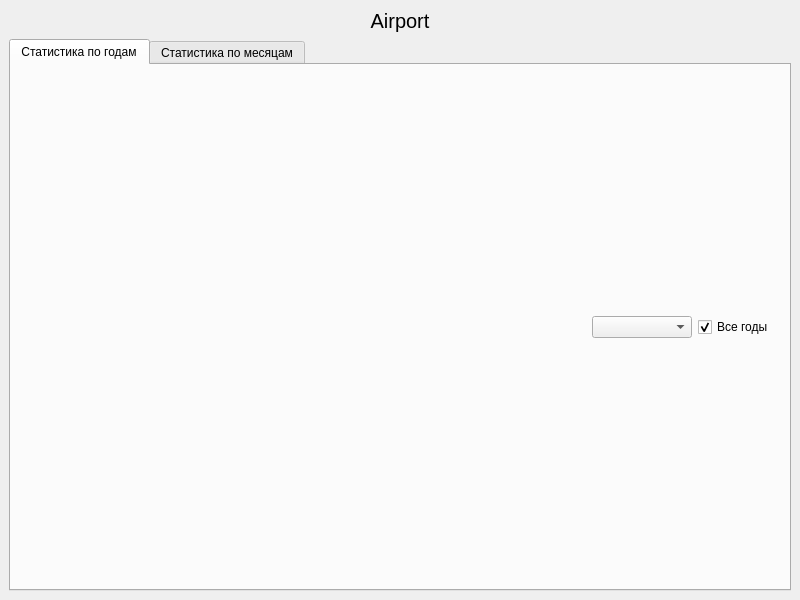
<?xml version="1.0" encoding="UTF-8"?>
<ui version="4.0">
 <class>Statistic</class>
 <widget class="QMainWindow" name="Statistic">
  <property name="geometry">
   <rect>
    <x>0</x>
    <y>0</y>
    <width>800</width>
    <height>600</height>
   </rect>
  </property>
  <property name="windowTitle">
   <string>Диаграмма загруженности аэропорта</string>
  </property>
  <widget class="QWidget" name="centralwidget">
   <layout class="QGridLayout" name="gridLayout_2">
    <item row="0" column="0">
     <widget class="QLabel" name="lb_airport">
      <property name="font">
       <font>
        <pointsize>15</pointsize>
       </font>
      </property>
      <property name="text">
       <string>Airport</string>
      </property>
      <property name="alignment">
       <set>Qt::AlignCenter</set>
      </property>
     </widget>
    </item>
    <item row="1" column="0">
     <widget class="QTabWidget" name="tabWidget">
      <property name="currentIndex">
       <number>0</number>
      </property>
      <widget class="QWidget" name="tab_year">
       <attribute name="title">
        <string>Статистика по годам</string>
       </attribute>
       <layout class="QGridLayout" name="gridLayout_3">
        <item row="1" column="0">
         <spacer name="horizontalSpacer_1">
          <property name="orientation">
           <enum>Qt::Horizontal</enum>
          </property>
          <property name="sizeHint" stdset="0">
           <size>
            <width>40</width>
            <height>20</height>
           </size>
          </property>
         </spacer>
        </item>
        <item row="2" column="0" colspan="4">
         <layout class="QGridLayout" name="ch_year"/>
        </item>
        <item row="1" column="2">
         <widget class="QCheckBox" name="cb_all_years">
          <property name="text">
           <string>Все годы</string>
          </property>
          <property name="checked">
           <bool>true</bool>
          </property>
         </widget>
        </item>
        <item row="1" column="1">
         <widget class="QComboBox" name="cb_year_1">
          <property name="sizePolicy">
           <sizepolicy hsizetype="Fixed" vsizetype="Fixed">
            <horstretch>0</horstretch>
            <verstretch>0</verstretch>
           </sizepolicy>
          </property>
          <property name="minimumSize">
           <size>
            <width>100</width>
            <height>0</height>
           </size>
          </property>
         </widget>
        </item>
       </layout>
      </widget>
      <widget class="QWidget" name="tab_month">
       <attribute name="title">
        <string>Статистика по месяцам</string>
       </attribute>
       <layout class="QGridLayout" name="gridLayout_4">
        <item row="0" column="0">
         <spacer name="horizontalSpacer_2">
          <property name="orientation">
           <enum>Qt::Horizontal</enum>
          </property>
          <property name="sizeHint" stdset="0">
           <size>
            <width>40</width>
            <height>20</height>
           </size>
          </property>
         </spacer>
        </item>
        <item row="1" column="0" colspan="4">
         <layout class="QGridLayout" name="ch_month"/>
        </item>
        <item row="0" column="2">
         <widget class="QComboBox" name="cb_year_2">
          <property name="sizePolicy">
           <sizepolicy hsizetype="Fixed" vsizetype="Fixed">
            <horstretch>0</horstretch>
            <verstretch>0</verstretch>
           </sizepolicy>
          </property>
          <property name="minimumSize">
           <size>
            <width>100</width>
            <height>0</height>
           </size>
          </property>
         </widget>
        </item>
        <item row="0" column="1">
         <widget class="QComboBox" name="cb_month_2">
          <property name="sizePolicy">
           <sizepolicy hsizetype="Fixed" vsizetype="Fixed">
            <horstretch>0</horstretch>
            <verstretch>0</verstretch>
           </sizepolicy>
          </property>
          <property name="minimumSize">
           <size>
            <width>200</width>
            <height>0</height>
           </size>
          </property>
         </widget>
        </item>
       </layout>
      </widget>
     </widget>
    </item>
   </layout>
  </widget>
 </widget>
 <tabstops>
  <tabstop>tabWidget</tabstop>
  <tabstop>cb_year_1</tabstop>
  <tabstop>cb_all_years</tabstop>
  <tabstop>cb_month_2</tabstop>
  <tabstop>cb_year_2</tabstop>
 </tabstops>
 <resources/>
 <connections/>
</ui>
